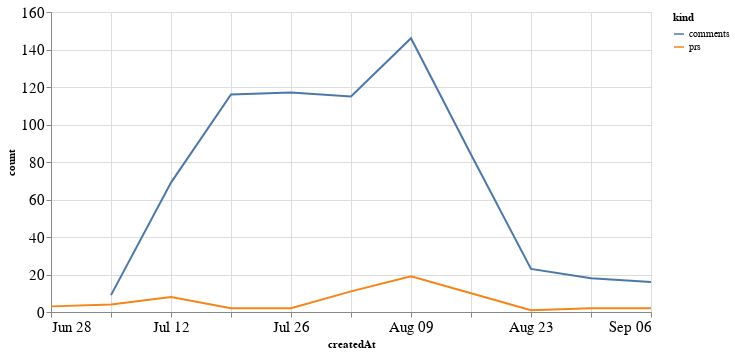

The cell this chart's notebook holds for it:
### Code cell
alt.Chart(total_time, width=600).mark_line().encode(
    x='createdAt',
    y='count',
    color='kind'
)

### Figure 1 — Vega-Lite specification as saved in the notebook (floating-point values rounded to 4 significant figures)
{"config": {"axisLeft": {"labelFontSize": 15}, "axisBottom": {"labelFontSize": 15}}, "data": {"name": "data-7597791434ebed85bc41ebcb01571076"}, "mark": "line", "encoding": {"color": {"type": "nominal", "field": "kind"}, "x": {"type": "temporal", "field": "createdAt"}, "y": {"type": "quantitative", "field": "count"}}, "width": 600, "$schema": "https://vega.github.io/schema/vega-lite/v4.8.1.json", "datasets": {"data-7597791434ebed85bc41ebcb01571076": [{"createdAt": "2020-06-28T00:00:00", "kind": "prs", "count": 3.0}, {"createdAt": "2020-07-05T00:00:00", "kind": "prs", "count": 4.0}, {"createdAt": "2020-07-12T00:00:00", "kind": "prs", "count": 8.0}, {"createdAt": "2020-07-19T00:00:00", "kind": "prs", "count": 2.0}, {"createdAt": "2020-07-26T00:00:00", "kind": "prs", "count": 2.0}, {"createdAt": "2020-08-02T00:00:00", "kind": "prs", "count": 11.0}, {"createdAt": "2020-08-09T00:00:00", "kind": "prs", "count": 19.0}, {"createdAt": "2020-08-16T00:00:00", "kind": "prs", "count": 10.0}, {"createdAt": "2020-08-23T00:00:00", "kind": "prs", "count": 1.0}, {"createdAt": "2020-08-30T00:00:00", "kind": "prs", "count": 2.0}, {"createdAt": "2020-09-06T00:00:00", "kind": "prs", "count": 2.0}, {"createdAt": "2020-06-28T00:00:00", "kind": "comments", "count": null}, {"createdAt": "2020-07-05T00:00:00", "kind": "comments", "count": 9.0}, {"createdAt": "2020-07-12T00:00:00", "kind": "comments", "count": 69.0}, {"createdAt": "2020-07-19T00:00:00", "kind": "comments", "count": 116.0}, {"createdAt": "2020-07-26T00:00:00", "kind": "comments", "count": 117.0}, {"createdAt": "2020-08-02T00:00:00", "kind": "comments", "count": 115.0}, {"createdAt": "2020-08-09T00:00:00", "kind": "comments", "count": 146.0}, {"createdAt": "2020-08-16T00:00:00", "kind": "comments", "count": 84.0}, {"createdAt": "2020-08-23T00:00:00", "kind": "comments", "count": 23.0}, {"createdAt": "2020-08-30T00:00:00", "kind": "comments", "count": 18.0}, {"createdAt": "2020-09-06T00:00:00", "kind": "comments", "count": 16.0}]}}
